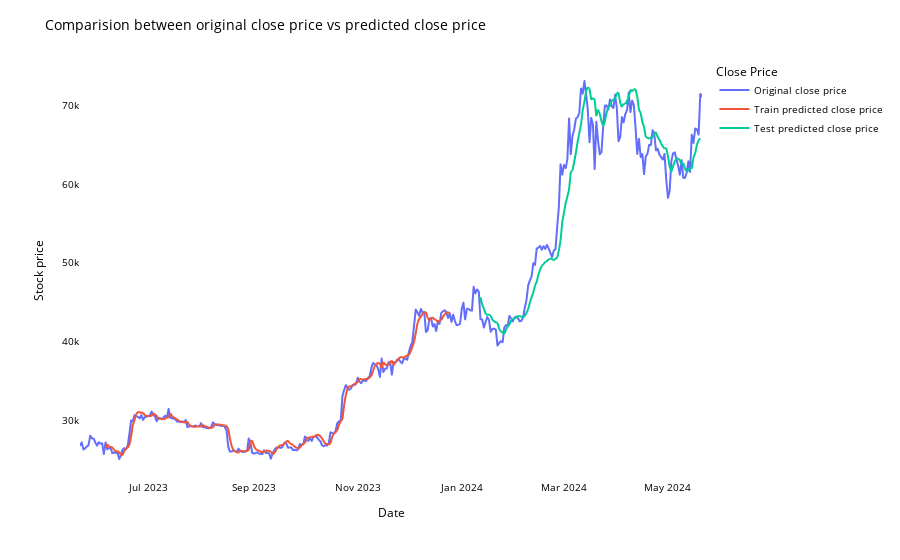

The cell this chart's notebook holds for it:
### Markdown cell above
#### 7. Comparisons of Close Price, Actual vs Predicted

### Code cell
# shift train predictions for plotting

look_back=time_step
trainPredictPlot = np.empty_like(data)
trainPredictPlot[:, :] = np.nan
trainPredictPlot[look_back:len(train_predict)+look_back, :] = train_predict
print("Train predicted data: ", trainPredictPlot.shape)

# shift test predictions for plotting
testPredictPlot = np.empty_like(data)
testPredictPlot[:, :] = np.nan
testPredictPlot[len(train_predict)+(look_back*2)+1:len(data)-1, :] = test_predict
print("Test predicted data: ", testPredictPlot.shape)

names = cycle(['Original close price','Train predicted close price','Test predicted close price'])


plotdf = pd.DataFrame({'date': data_selected['Date'],
                       'original_close': data_selected['Close'],
                      'train_predicted_close': trainPredictPlot.reshape(1,-1)[0].tolist(),
                      'test_predicted_close': testPredictPlot.reshape(1,-1)[0].tolist()})

fig = px.line(plotdf,x=plotdf['date'], y=[plotdf['original_close'],plotdf['train_predicted_close'],
                                          plotdf['test_predicted_close']],
              labels={'value':'Stock price','date': 'Date'})
fig.update_layout(title_text='Comparision between original close price vs predicted close price',
                  plot_bgcolor='white', font_size=10, font_color='black', legend_title_text='Close Price')
fig.for_each_trace(lambda t:  t.update(name = next(names)))

fig.update_xaxes(showgrid=False)
fig.update_yaxes(showgrid=False)
fig.show()

### Figure 1 — Plotly figure (JSON) as saved in the notebook; plotly's stock layout.template omitted (floating-point values rounded to 4 significant figures; data arrays with more than 128 entries replaced by an {"elided": "..."} marker saying what was removed)
{"data": [{"hovertemplate": "variable=original_close<br>Date=%{x}<br>Stock price=%{y}<extra></extra>", "legendgroup": "original_close", "line": {"color": "#636efa", "dash": "solid"}, "marker": {"symbol": "circle"}, "mode": "lines", "name": "Original close price", "showlegend": true, "type": "scattergl", "x": {"elided": "366 str values"}, "xaxis": "x", "y": {"elided": "366 float values"}, "yaxis": "y"}, {"hovertemplate": "variable=train_predicted_close<br>Date=%{x}<br>Stock price=%{y}<extra></extra>", "legendgroup": "train_predicted_close", "line": {"color": "#EF553B", "dash": "solid"}, "marker": {"symbol": "circle"}, "mode": "lines", "name": "Train predicted close price", "showlegend": true, "type": "scattergl", "x": {"elided": "366 str values"}, "xaxis": "x", "y": {"elided": "366 float values"}, "yaxis": "y"}, {"hovertemplate": "variable=test_predicted_close<br>Date=%{x}<br>Stock price=%{y}<extra></extra>", "legendgroup": "test_predicted_close", "line": {"color": "#00cc96", "dash": "solid"}, "marker": {"symbol": "circle"}, "mode": "lines", "name": "Test predicted close price", "showlegend": true, "type": "scattergl", "x": {"elided": "366 str values"}, "xaxis": "x", "y": {"elided": "366 float values"}, "yaxis": "y"}], "layout": {"autosize": true, "font": {"color": "black", "size": 10}, "legend": {"title": {"text": "Close Price"}, "tracegroupgap": 0}, "margin": {"t": 60}, "plot_bgcolor": "white", "title": {"text": "Comparision between original close price vs predicted close price"}, "xaxis": {"anchor": "y", "autorange": true, "domain": [0, 1], "range": ["2023-05-22", "2024-05-21"], "showgrid": false, "title": {"text": "Date"}, "type": "date"}, "yaxis": {"anchor": "x", "autorange": true, "domain": [0, 1], "range": [22460.0, 75750.0], "showgrid": false, "title": {"text": "Stock price"}, "type": "linear"}}}
